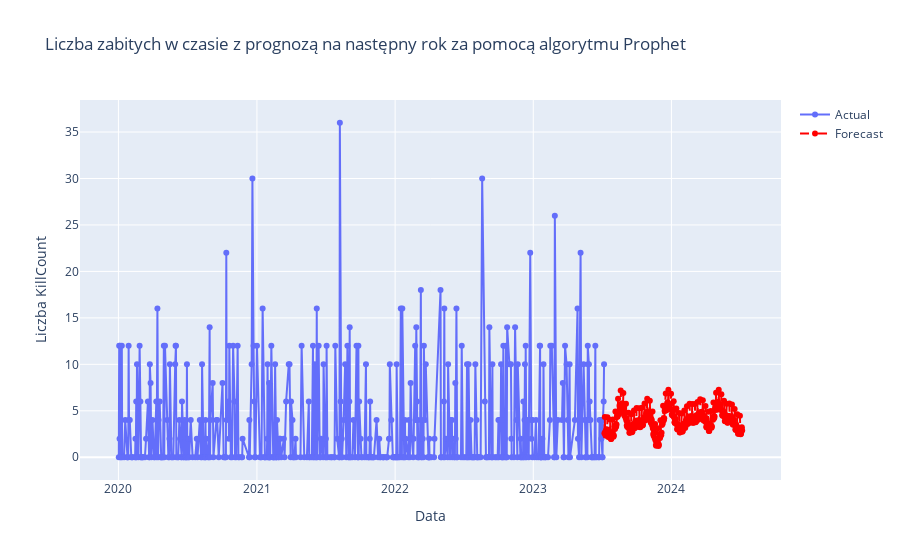

Notebook code for this chart:
### Code cell
import pandas as pd
import numpy as np
import matplotlib.pyplot as plt
from prophet import Prophet
import plotly.graph_objects as go



df['Date'] = pd.to_datetime(df[['Year', 'Month', 'Day']])

# Grupowanie i agregacja danych
df_grouped = df.groupby('Date')['KillCount'].sum().reset_index()

# Przygotowanie danych do modelu Prophet
df_grouped.rename(columns={'Date': 'ds', 'KillCount': 'y'}, inplace=True)

# Dopasowanie modelu Prophet
model = Prophet()
model.fit(df_grouped)

# Prognoza na następny rok
future_dates = model.make_future_dataframe(periods=365)
forecast = model.predict(future_dates)

# Wykres szeregu czasowego z prognozą
fig = go.Figure()

# Dodanie rzeczywistych danych
fig.add_trace(go.Scatter(x=df_grouped['ds'], y=df_grouped['y'], mode='lines+markers', name='Actual'))

# Dodanie prognoz
forecast_future = forecast[forecast['ds'] > df_grouped['ds'].max()]
fig.add_trace(go.Scatter(x=forecast_future['ds'], y=forecast_future['yhat'], mode='lines+markers', name='Forecast', line=dict(color='red', dash='dash')))

# Aktualizacja układu wykresu
fig.update_layout(title='Liczba zabitych w czasie z prognozą na następny rok za pomocą algorytmu Prophet', xaxis_title='Data', yaxis_title='Liczba KillCount')

# Wyświetlenie wykresu
fig.show()

# Zapisywanie wykresu do pliku HTML
fig.write_html("forecast_plot2_3.html")

### Figure 1 — Plotly figure (JSON) as saved in the notebook; plotly's stock layout.template omitted (floating-point values rounded to 4 significant figures; data arrays with more than 128 entries replaced by an {"elided": "..."} marker saying what was removed)
{"data": [{"mode": "lines+markers", "name": "Actual", "type": "scatter", "x": {"elided": "508 str values"}, "y": {"elided": "508 int values"}}, {"line": {"color": "red", "dash": "dash"}, "mode": "lines+markers", "name": "Forecast", "type": "scatter", "x": {"elided": "365 str values"}, "y": {"elided": "365 float values"}}], "layout": {"title": {"text": "Liczba zabitych w czasie z prognozą na następny rok za pomocą algorytmu Prophet"}, "xaxis": {"title": {"text": "Data"}}, "yaxis": {"title": {"text": "Liczba KillCount"}}}}
